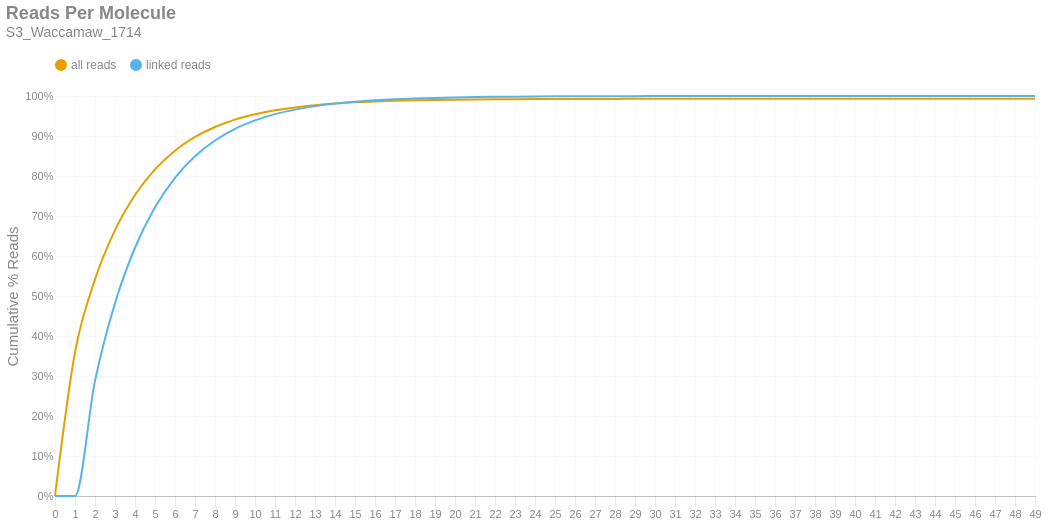

Here is the notebook cell this chart was saved with:
### Markdown cell above
### Reads per Molecule
This chart shows the cumulative distribution of the number of reads per linked molecule. That is, how many alignments are associated with a unique molecule. This excludes the number of reads associated with invalid or absent linked-read barcodes. The `linked` histogram is the percentages recalculated when disregarding singletons.

### Code cell
if SKIPLR:
    print_html(f"Skipped")
else:
    counts = np.bincount(valids['reads'].cast(pl.Int64).to_numpy())
    weighted = counts * np.arange(len(counts))
    all_perc = weighted / n_reads
    linked_perc = weighted / n_linked_reads
    linked_perc[1] = 0
    binned_df = pl.DataFrame({
        'readsper': list(range(len(counts))),
        'all reads (cumsum)': np.cumsum(all_perc).tolist(),
        'linked reads (cumsum)': np.cumsum(linked_perc).tolist(),
    })

    with SafeRender(binned_df):
        (
            density_plot(binned_df, 'Reads Per Molecule', samplename, 'readspmol')
            .encode(
                x=alt.X('readsper:O', title=None).axis(labelAngle=0).scale(padding=0),
                y=alt.Y('value:Q', title='Cumulative % Reads').axis(format='%').stack(False),
                color=alt.Color("key:N").scale(domain=["all reads", "linked reads"]),
                tooltip=[
                    alt.Tooltip("key:N", title="Data Type"),
                    alt.Tooltip("readsper:O", title="Reads Per Molecule"),
                    alt.Tooltip("value:Q", format=".2%", title="% Reads (Cum.)")
                ]            
            )
        ).display()

### Figure 1 — Vega-Lite specification as saved in the notebook (floating-point values rounded to 4 significant figures)
{"width": "container", "height": 400, "config": {"title": {"anchor": "start", "dy": -15, "fontSize": 18, "color": "#888888", "subtitleColor": "#888888", "subtitleFontSize": 14}, "arc": {"fill": "#0072B2"}, "axis": {"domainColor": "#888888", "domainWidth": 0.5, "gridWidth": 0.2, "grid": false, "titleFontWeight": 400, "titleFontSize": 15, "labelFontSize": 11, "labelColor": "#888888", "tickColor": "#888888", "tickWidth": 0.2, "titleColor": "#888888"}, "axisBand": {"grid": false}, "axisX": {"grid": true, "tickSize": 10, "domainCap": "round"}, "axisY": {"domain": false, "grid": true, "tickSize": 0, "domainCap": "round"}, "background": "transparent", "header": {"labelFontSize": 15, "labelColor": "#888888", "titleFontSize": 15, "titleFontWeight": 600, "titleColor": "#888888"}, "legend": {"labelFont": "sans-serif", "labelFontSize": 12, "labelColor": "#888888", "symbolSize": 100, "symbolType": "circle", "titleFontSize": 12, "titlePadding": 10, "titleColor": "#888888", "title": null, "orient": "top"}, "range": {"category": ["#E69F00", "#56B4E9", "#009E73", "#F0E442", "#0072B2", "#D55E00", "#CC79A7", "#000000"], "diverging": ["#cfe8f3", "#a2d4ec", "#73bfe2", "#46abdb", "#1696d2", "#12719e"]}, "area": {"fill": "#0072B2", "fillOpacity": 0.7, "line": true, "strokeOpacity": 0.7}, "line": {"color": "#0072B2", "stroke": "#0072B2", "strokeWidth": 2}, "trail": {"color": "#0072B2", "stroke": "#0072B2", "strokeWidth": 0, "size": 1}, "point": {"filled": true, "fillOpacity": 1.0, "size": 95}, "text": {"color": "#888888", "fontSize": 11, "align": "right", "fontWeight": 400, "size": 11}, "bar": {"fill": "#0072B2", "stroke": null}, "view": {"stroke": null, "continuousWidth": 660, "continuousHeight": 400}}, "data": {"name": "data-0a7a4b77a17be26ef258fa5b67cf0337"}, "mark": {"type": "line", "interpolate": "monotone", "point": {"opacity": 0, "size": 275}}, "encoding": {"color": {"field": "key", "scale": {"domain": ["all reads", "linked reads"]}, "type": "nominal"}, "tooltip": [{"field": "key", "title": "Data Type", "type": "nominal"}, {"field": "readsper", "title": "Reads Per Molecule", "type": "ordinal"}, {"field": "value", "format": ".2%", "title": "% Reads (Cum.)", "type": "quantitative"}], "x": {"axis": {"labelAngle": 0}, "field": "readsper", "scale": {"padding": 0}, "title": null, "type": "ordinal"}, "y": {"axis": {"format": "%"}, "field": "value", "stack": false, "title": "Cumulative % Reads", "type": "quantitative"}}, "params": [{"name": "param_c36ac31b6afebe62", "select": {"type": "point", "fields": ["key"]}, "bind": "legend"}], "title": {"text": "Reads Per Molecule", "subtitle": "S3_Waccamaw_1714"}, "transform": [{"fold": ["all reads (cumsum)", "linked reads (cumsum)"]}, {"calculate": "replace(datum.key, ' (cumsum)', '')", "as": "key"}, {"filter": {"param": "param_c36ac31b6afebe62"}}], "usermeta": {"embedOptions": {"downloadFileName": "S3_Waccamaw_1714.readspmol"}}, "$schema": "https://vega.github.io/schema/vega-lite/v6.1.0.json", "datasets": {"data-0a7a4b77a17be26ef258fa5b67cf0337": [{"readsper": 0, "all reads (cumsum)": 0.0, "linked reads (cumsum)": 0.0}, {"readsper": 1, "all reads (cumsum)": 0.3589, "linked reads (cumsum)": 0.0}, {"readsper": 2, "all reads (cumsum)": 0.5414, "linked reads (cumsum)": 0.2878}, {"readsper": 3, "all reads (cumsum)": 0.6646, "linked reads (cumsum)": 0.4821}, {"readsper": 4, "all reads (cumsum)": 0.7525, "linked reads (cumsum)": 0.6206}, {"readsper": 5, "all reads (cumsum)": 0.8166, "linked reads (cumsum)": 0.7217}, {"readsper": 6, "all reads (cumsum)": 0.8634, "linked reads (cumsum)": 0.7954}, {"readsper": 7, "all reads (cumsum)": 0.8976, "linked reads (cumsum)": 0.8494}, {"readsper": 8, "all reads (cumsum)": 0.9226, "linked reads (cumsum)": 0.8888}, {"readsper": 9, "all reads (cumsum)": 0.941, "linked reads (cumsum)": 0.9179}, {"readsper": 10, "all reads (cumsum)": 0.9544, "linked reads (cumsum)": 0.939}, {"readsper": 11, "all reads (cumsum)": 0.9643, "linked reads (cumsum)": 0.9546}, {"readsper": 12, "all reads (cumsum)": 0.9715, "linked reads (cumsum)": 0.966}, {"readsper": 13, "all reads (cumsum)": 0.9771, "linked reads (cumsum)": 0.9747}, {"readsper": 14, "all reads (cumsum)": 0.9811, "linked reads (cumsum)": 0.9812}, {"readsper": 15, "all reads (cumsum)": 0.9841, "linked reads (cumsum)": 0.9858}, {"readsper": 16, "all reads (cumsum)": 0.9862, "linked reads (cumsum)": 0.9892}, {"readsper": 17, "all reads (cumsum)": 0.9878, "linked reads (cumsum)": 0.9917}, {"readsper": 18, "all reads (cumsum)": 0.9891, "linked reads (cumsum)": 0.9937}, {"readsper": 19, "all reads (cumsum)": 0.9901, "linked reads (cumsum)": 0.9952}, {"readsper": 20, "all reads (cumsum)": 0.9908, "linked reads (cumsum)": 0.9965}, {"readsper": 21, "all reads (cumsum)": 0.9914, "linked reads (cumsum)": 0.9973}, {"readsper": 22, "all reads (cumsum)": 0.9918, "linked reads (cumsum)": 0.9979}, {"readsper": 23, "all reads (cumsum)": 0.9921, "linked reads (cumsum)": 0.9984}, {"readsper": 24, "all reads (cumsum)": 0.9923, "linked reads (cumsum)": 0.9988}, {"readsper": 25, "all reads (cumsum)": 0.9925, "linked reads (cumsum)": 0.9991}, {"readsper": 26, "all reads (cumsum)": 0.9926, "linked reads (cumsum)": 0.9993}, {"readsper": 27, "all reads (cumsum)": 0.9927, "linked reads (cumsum)": 0.9995}, {"readsper": 28, "all reads (cumsum)": 0.9928, "linked reads (cumsum)": 0.9996}, {"readsper": 29, "all reads (cumsum)": 0.9929, "linked reads (cumsum)": 0.9997}, {"readsper": 30, "all reads (cumsum)": 0.9929, "linked reads (cumsum)": 0.9998}, {"readsper": 31, "all reads (cumsum)": 0.993, "linked reads (cumsum)": 0.9998}, {"readsper": 32, "all reads (cumsum)": 0.993, "linked reads (cumsum)": 0.9999}, {"readsper": 33, "all reads (cumsum)": 0.993, "linked reads (cumsum)": 0.9999}, {"readsper": 34, "all reads (cumsum)": 0.993, "linked reads (cumsum)": 0.9999}, {"readsper": 35, "all reads (cumsum)": 0.993, "linked reads (cumsum)": 0.9999}, {"readsper": 36, "all reads (cumsum)": 0.993, "linked reads (cumsum)": 0.9999}, {"readsper": 37, "all reads (cumsum)": 0.993, "linked reads (cumsum)": 0.9999}, {"readsper": 38, "all reads (cumsum)": 0.9931, "linked reads (cumsum)": 1.0}, {"readsper": 39, "all reads (cumsum)": 0.9931, "linked reads (cumsum)": 1.0}, {"readsper": 40, "all reads (cumsum)": 0.9931, "linked reads (cumsum)": 1.0}, {"readsper": 41, "all reads (cumsum)": 0.9931, "linked reads (cumsum)": 1.0}, {"readsper": 42, "all reads (cumsum)": 0.9931, "linked reads (cumsum)": 1.0}, {"readsper": 43, "all reads (cumsum)": 0.9931, "linked reads (cumsum)": 1.0}, {"readsper": 44, "all reads (cumsum)": 0.9931, "linked reads (cumsum)": 1.0}, {"readsper": 45, "all reads (cumsum)": 0.9931, "linked reads (cumsum)": 1.0}, {"readsper": 46, "all reads (cumsum)": 0.9931, "linked reads (cumsum)": 1.0}, {"readsper": 47, "all reads (cumsum)": 0.9931, "linked reads (cumsum)": 1.0}, {"readsper": 48, "all reads (cumsum)": 0.9931, "linked reads (cumsum)": 1.0}, {"readsper": 49, "all reads (cumsum)": 0.9931, "linked reads (cumsum)": 1.0}]}}
